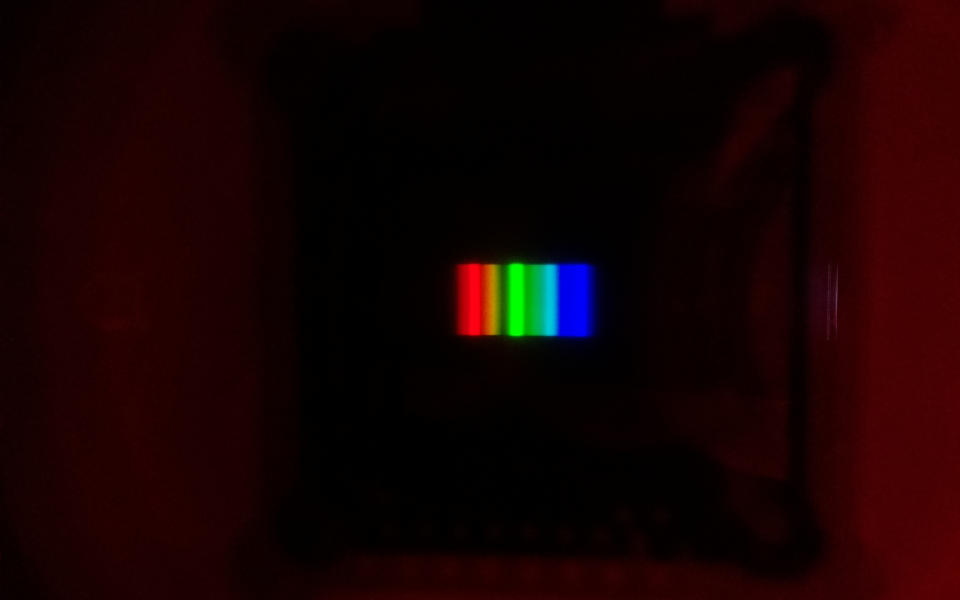
#> input picture Albedo/rtyt.jpg, 1920 x 1200 px (shown at 1/2 size)
$ python intensity.py
#> lines starting #> are read from the running program, lines starting #| are printed output that depends on the picture
### Albedo/lightFunctions.py
import numpy as np
import matplotlib.pyplot as plt
import imageio.v2 as imageio
from cycler import cycler


def read_image(photoname, graph_name, lamp, surface):
#> called with photoname = 'rtyt.jpg', graph_name = 'graph1.png', lamp = 'Ртутная лампа', surface = 'белый лист'
    photo = imageio.imread(photoname)
#> photo is the input picture: shape (1200, 1920, 3); mean R, G, B 22.5, 2.2, 2.4
    background = photo[520:720, 760:1024, 0:3]

    cut = photo[520:720, 760:1024, 0:3]
    rgb = np.mean(cut, axis=(0))
#> rgb = 264 rows, first 8: [1.35, 0.52, 0.01], [1.25, 0.435, 0.005], [1.4, 0.545, 0.025], [1.56, 0.69, 0.065], [1.58, 0.655, 0.055], [1.69, 0.775, 0.055], [1.74, 0.845, 0.045], [1.7, 0.785, 0.04]
    luma = 0.2989 * rgb[:, 0] + 0.5866 * rgb[:, 1] + 0.1144 * rgb[:, 2]
#> luma = 264 values, max 110.9 at index 263, min 0.631 at index 1, mean 27.18

    plt.rc('axes', prop_cycle=(cycler('color', ['r', 'g', 'b'])))

    fig = plt.figure(figsize=(7.8, 5), dpi=200)

    plt.title('Интенсивность отражённого излучения\n' + '{} / {}'.format(lamp, surface))
    plt.xlabel('Относительный номер пикселя')
    plt.ylabel('Яркость')

    plt.plot(rgb, label=['r', 'g', 'b'])
    plt.plot(luma, 'w', label='I')
    plt.legend()

    plt.imshow(background, origin='lower')

    plt.savefig(graph_name)

    return rgb, luma

### Albedo/intensity.py
import lightFunctions as j
import matplotlib.pyplot as plt
import numpy as np

photos = ['rtyt.jpg', 'naKAL_blye.jpg', 'naKAL_green.jpg', 'naKAL_red.jpg', 'naKAL_bel.jpg', 'naKAL_yelow.jpg']

rgb, I0 = j.read_image(photos[0], 'graph1.png', 'Ртутная лампа', 'белый лист')
#> I0 has the same summary as luma in read_image
I1 = j.read_image(photos[1], 'graph2.png', 'Лампа накаливания', 'синий лист')[-1]
#> call 2 of read_image, with photoname = 'naKAL_blye.jpg', graph_name = 'graph2.png', lamp = 'Лампа накаливания', surface = 'синий лист'
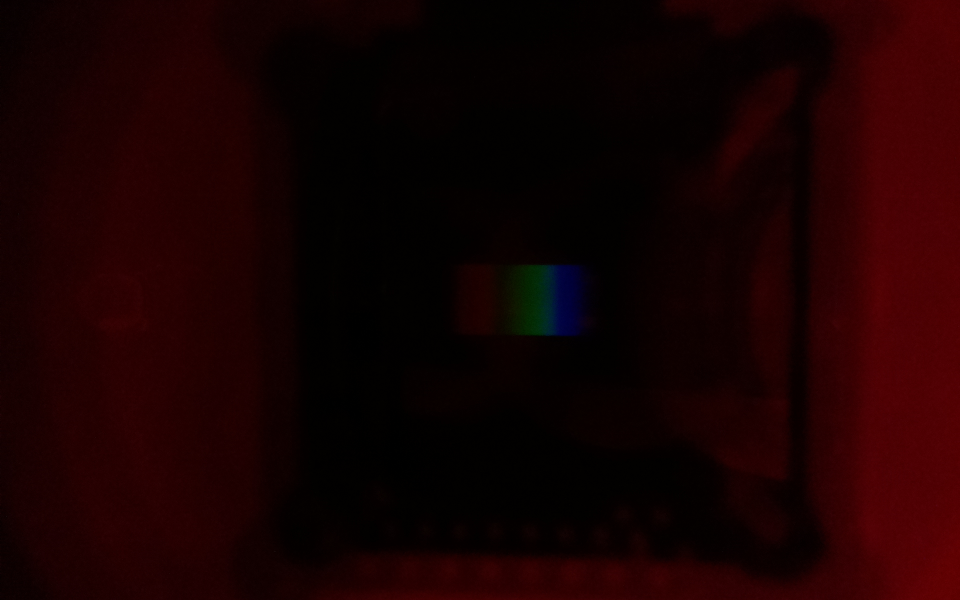
#> input picture Albedo/naKAL_blye.jpg, 1920 x 1200 px (shown at 1/2 size)
#> in read_image, photo is the input picture: shape (1200, 1920, 3); mean R, G, B 24.6, 0.8, 1.1
#> in read_image (call 2), `rgb = np.mean(cut, axis=(0))`: rgb = 264 rows, first 8: [1.19, 0.34, 0.05], [1.2, 0.345, 0.055], [1.3, 0.42, 0.085], [1.43, 0.525, 0.105], [1.56, 0.65, 0.105], [1.61, 0.685, 0.13], [1.69, 0.735, 0.115], [1.75, 0.795, 0.17]
#> in read_image (call 2), `luma = 0.2989 * rgb[:, 0] + 0.5866 * rgb[:, 1] + 0.1144 * rgb[:, 2]`: luma = 264 values, max 10.7 at index 263, min 0.559 at index 0, mean 3.43
#> I1 has the same summary as luma in read_image
I2 = j.read_image(photos[2], 'graph3.png', 'Лампа накаливания', 'зеленый лист')[-1]
#> call 3 of read_image, with photoname = 'naKAL_green.jpg', graph_name = 'graph3.png', lamp = 'Лампа накаливания', surface = 'зеленый лист'
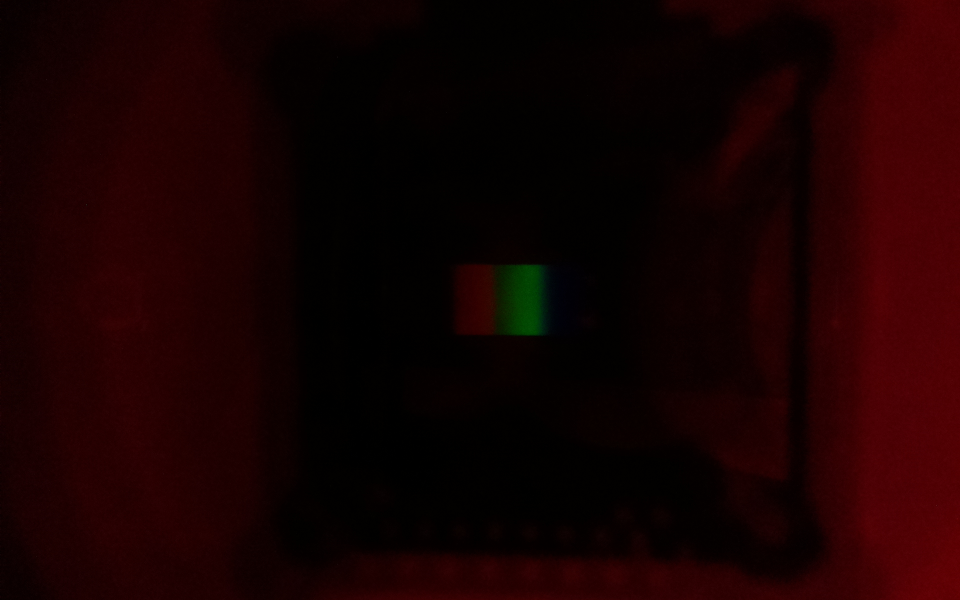
#> input picture Albedo/naKAL_green.jpg, 1920 x 1200 px (shown at 1/2 size)
#> in read_image, photo is the input picture: shape (1200, 1920, 3); mean R, G, B 23.9, 0.9, 1
#> in read_image (call 3), `rgb = np.mean(cut, axis=(0))`: rgb = 264 rows, first 8: [0.85, 0.29, 0.05], [0.855, 0.305, 0.015], [1.02, 0.415, 0.035], [1.09, 0.5, 0.035], [1.2, 0.535, 0.025], [1.25, 0.59, 0.02], [1.41, 0.71, 0.055], [1.38, 0.67, 0.075]
#> in read_image (call 3), `luma = 0.2989 * rgb[:, 0] + 0.5866 * rgb[:, 1] + 0.1144 * rgb[:, 2]`: luma = 264 values, max 22 at index 263, min 0.43 at index 0, mean 5.81
#> I2 has the same summary as luma in read_image
I3 = j.read_image(photos[3], 'graph4.png', 'Лампа накаливания', 'красный лист')[-1]
#> call 4 of read_image, with photoname = 'naKAL_red.jpg', graph_name = 'graph4.png', lamp = 'Лампа накаливания', surface = 'красный лист'
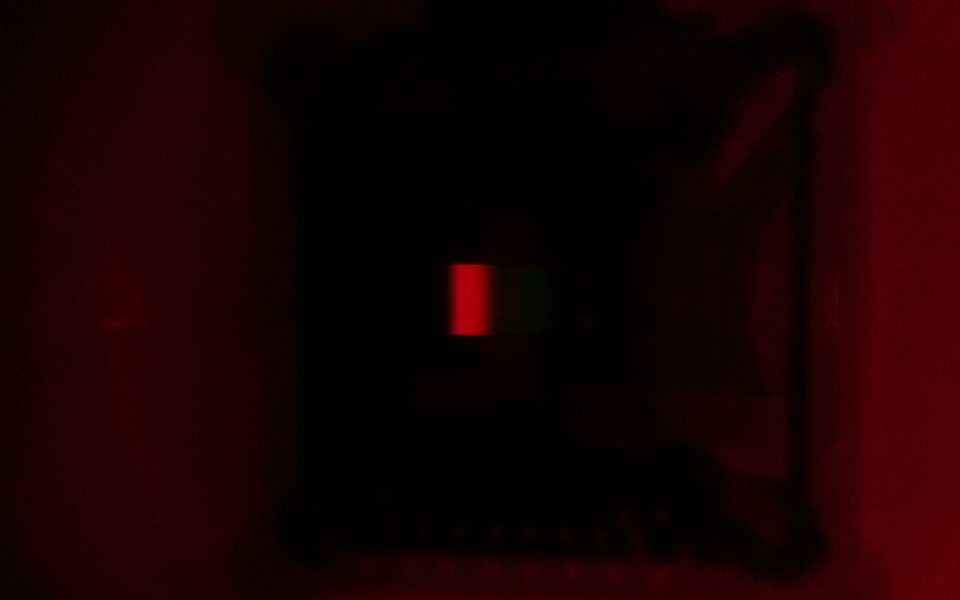
#> input picture Albedo/naKAL_red.jpg, 1920 x 1200 px (shown at 1/2 size)
#> in read_image, photo is the input picture: shape (1200, 1920, 3); mean R, G, B 23.8, 0.6, 0.9
#> in read_image (call 4), `rgb = np.mean(cut, axis=(0))`: rgb = 264 rows, first 8: [0.905, 0.24, 0.045], [0.935, 0.265, 0.05], [1.14, 0.385, 0.065], [1.14, 0.385, 0.06], [1.27, 0.515, 0.06], [1.4, 0.65, 0.08], [1.32, 0.58, 0.075], [1.42, 0.68, 0.09]
#> in read_image (call 4), `luma = 0.2989 * rgb[:, 0] + 0.5866 * rgb[:, 1] + 0.1144 * rgb[:, 2]`: luma = 264 values, max 39.3 at index 170, min 0.416 at index 0, mean 11.84
#> I3 has the same summary as luma in read_image
I4 = j.read_image(photos[4], 'graph5.png', 'Лампа накаливания', 'белый лист')[-1]
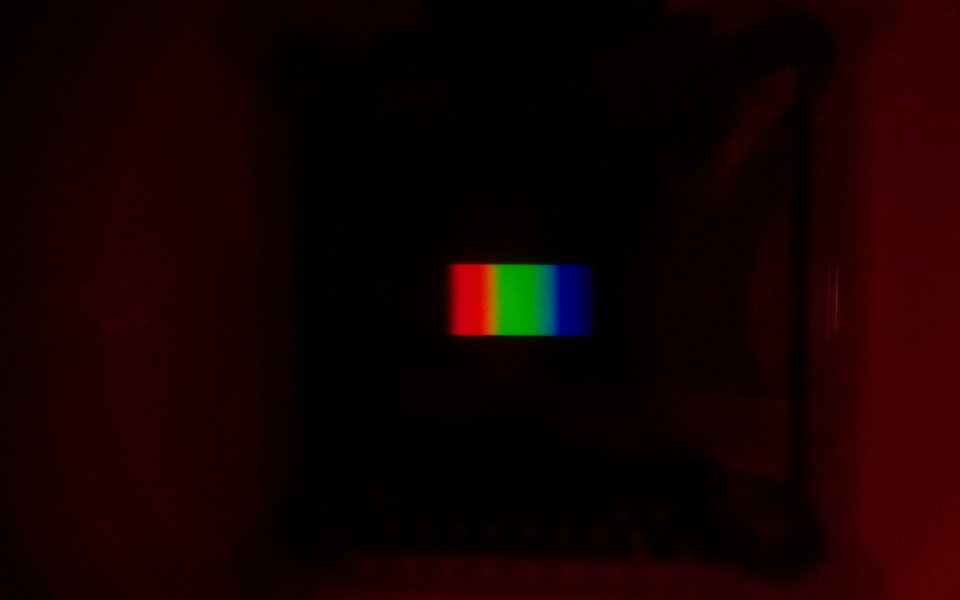
#> input picture Albedo/naKAL_bel.jpg, 1920 x 1200 px (shown at 1/2 size)
#> in read_image, photo is the input picture: shape (1200, 1920, 3); mean R, G, B 20.9, 1.8, 1.4
#> in read_image (call 5), `rgb = np.mean(cut, axis=(0))`: rgb = 264 rows, first 8: [1.15, 0.375, 0], [1.14, 0.365, 0.01], [1.31, 0.47, 0.01], [1.35, 0.515, 0], [1.52, 0.545, 0.035], [1.6, 0.66, 0.03], [1.55, 0.685, 0.055], [1.61, 0.75, 0.075]
#> in read_image (call 5), `luma = 0.2989 * rgb[:, 0] + 0.5866 * rgb[:, 1] + 0.1144 * rgb[:, 2]`: luma = 264 values, max 83.57 at index 228, min 0.556 at index 1, mean 28.06
#> I4 has the same summary as luma in read_image
I5 = j.read_image(photos[5], 'graph6.png', 'Лампа накаливая', 'желтый лист')[-1]
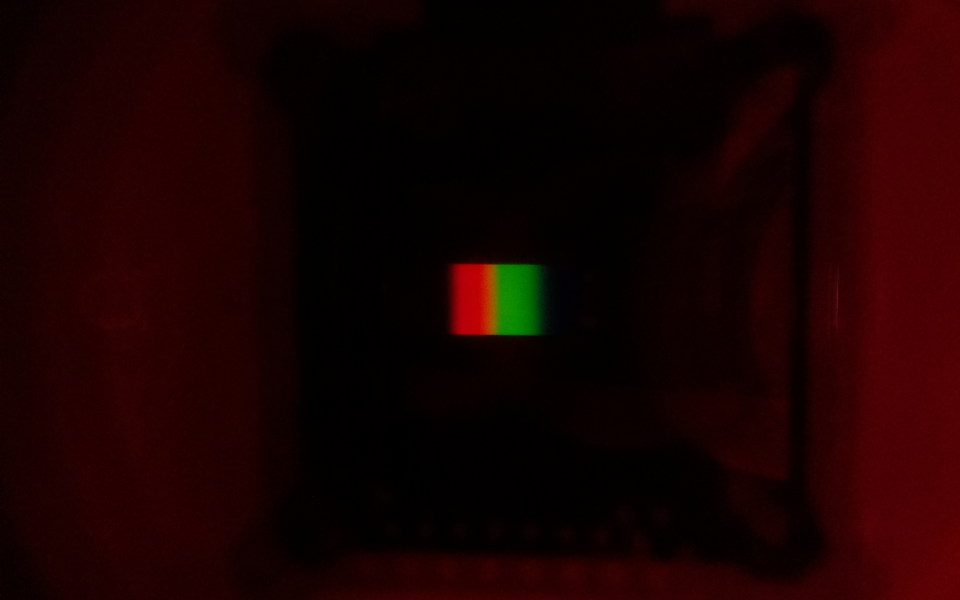
#> input picture Albedo/naKAL_yelow.jpg, 1920 x 1200 px (shown at 1/2 size)
#> in read_image, photo is the input picture: shape (1200, 1920, 3); mean R, G, B 25.6, 1.4, 0.9
#> in read_image (call 6), `background = photo[520:720, 760:1024, 0:3]`:
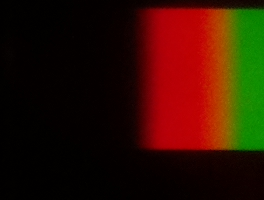
#> background: shape (200, 264, 3); mean R, G, B 48.6, 16.8, 1.2
#> in read_image (call 6), `rgb = np.mean(cut, axis=(0))`: rgb = 264 rows, first 8: [1.68, 0.41, 0], [1.72, 0.43, 0], [1.75, 0.445, 0.015], [1.93, 0.61, 0.025], [2.08, 0.625, 0.035], [2.31, 0.825, 0.07], [2.33, 0.7, 0.06], [2.55, 0.915, 0.08]
#> in read_image (call 6), `luma = 0.2989 * rgb[:, 0] + 0.5866 * rgb[:, 1] + 0.1144 * rgb[:, 2]`: luma = 264 values, max 71.35 at index 228, min 0.741 at index 0, mean 24.52
#> I5 has the same summary as luma in read_image

# Перевод из пикселей в нм
r = [i[0] for i in rgb]
#> r = 264 values, max 189.8 at index 192, min 1.25 at index 1, mean 51.91
b = [i[2] for i in rgb]
#> b = 264 values, max 14.79 at index 185, min 0 at index 18, mean 2.05
r_max, b_max = max(r), max(b)
#> r_max = 189.8; b_max = 14.79
i_r, i_b = r.index(r_max), b.index(b_max)
#> i_r = 192; i_b = 185
k = (610-435) / i_r
#> k = 0.911

x = np.linspace(0, 264, 264)
x = [(i * k + 435) for i in x]
#> x = 264 values from 435 to 675.6

# Clear
plt.cla()
plt.clf()

# Отраженная интенсивность I

ax = plt.axes()
ax.set_facecolor(color='#E5E4E2')
ax.grid(which='major', linewidth=1)
ax.grid(which='minor', linewidth=0.7, linestyle='--')
ax.minorticks_on()
ax.set_xlim(xmin=435, xmax=650)

plt.plot(x, I1, color='blue', label='blue')
plt.plot(x, I2, color='green', label='green')
plt.plot(x, I3, color='red', label='red')
plt.plot(x, I4, color='white', label='white')
plt.plot(x, I5, color='yellow', label='yellow')

plt.legend()
plt.title('Отражённая интенсивность излучения лампы накаливания')
plt.ylabel('яркость')
plt.xlabel('длина волны, нм')
plt.savefig('I.png')
#> figure, not shown here; curve peaks at x = 675.6, y = 10.7; curve peaks at x = 675.6, y = 22; curve peaks at x = 590.5, y = 39.3

A1 = [I1[i] / I4[i] for i in range(len(I1))]
#> A1 = 264 values, max 1.21 at index 14, min 0.0787 at index 147, mean 0.408
A2 = [I2[i] / I4[i] for i in range(len(I1))]
#> A2 = 264 values, max 0.998 at index 8, min 0.102 at index 137, mean 0.378
A3 = [I3[i] / I4[i] for i in range(len(I1))]
#> A3 = 264 values, max 1.03 at index 8, min 0.0911 at index 256, mean 0.644
A4 = [I4[i] / I4[i] for i in range(len(I1))]
#> A4 = 264 values from 1 to 1
A5 = [I5[i] / I4[i] for i in range(len(I1))]
#> A5 = 264 values, max 1.44 at index 17, min 0.727 at index 134, mean 0.978

# Зависимость альбедо А

plt.cla()
plt.clf()

ax = plt.axes()
ax.set_facecolor(color='#E5E4E2')
ax.grid(which='major', linewidth=1)
ax.grid(which='minor', linewidth=0.7, linestyle='--')
ax.minorticks_on()
ax.set_xlim(xmin=435, xmax=650)

plt.plot(x, A1, color='blue', label='blue')
plt.plot(x, A2, color='green', label='green')
plt.plot(x, A3, color='red', label='red')
plt.plot(x, A4, color='white', label='white')
plt.plot(x, A5, color='yellow', label='yellow')

plt.legend()
plt.title('Зависимость альбедо поверхностей от длины волны падающего света')
plt.ylabel('альбедо')
plt.xlabel('длина волны, нм')
plt.savefig('A.png')
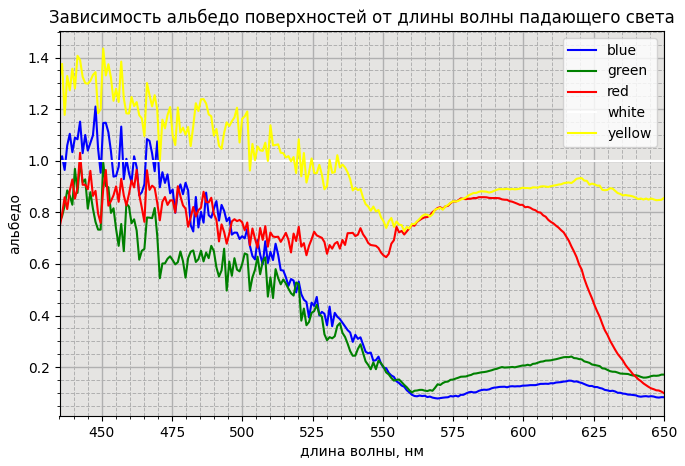
#> figure drawn by matplotlib, 1 panel; curve peaks at x = 447.8, y = 1.21; curve peaks at x = 442.3, y = 0.998; curve peaks at x = 442.3, y = 1.03
